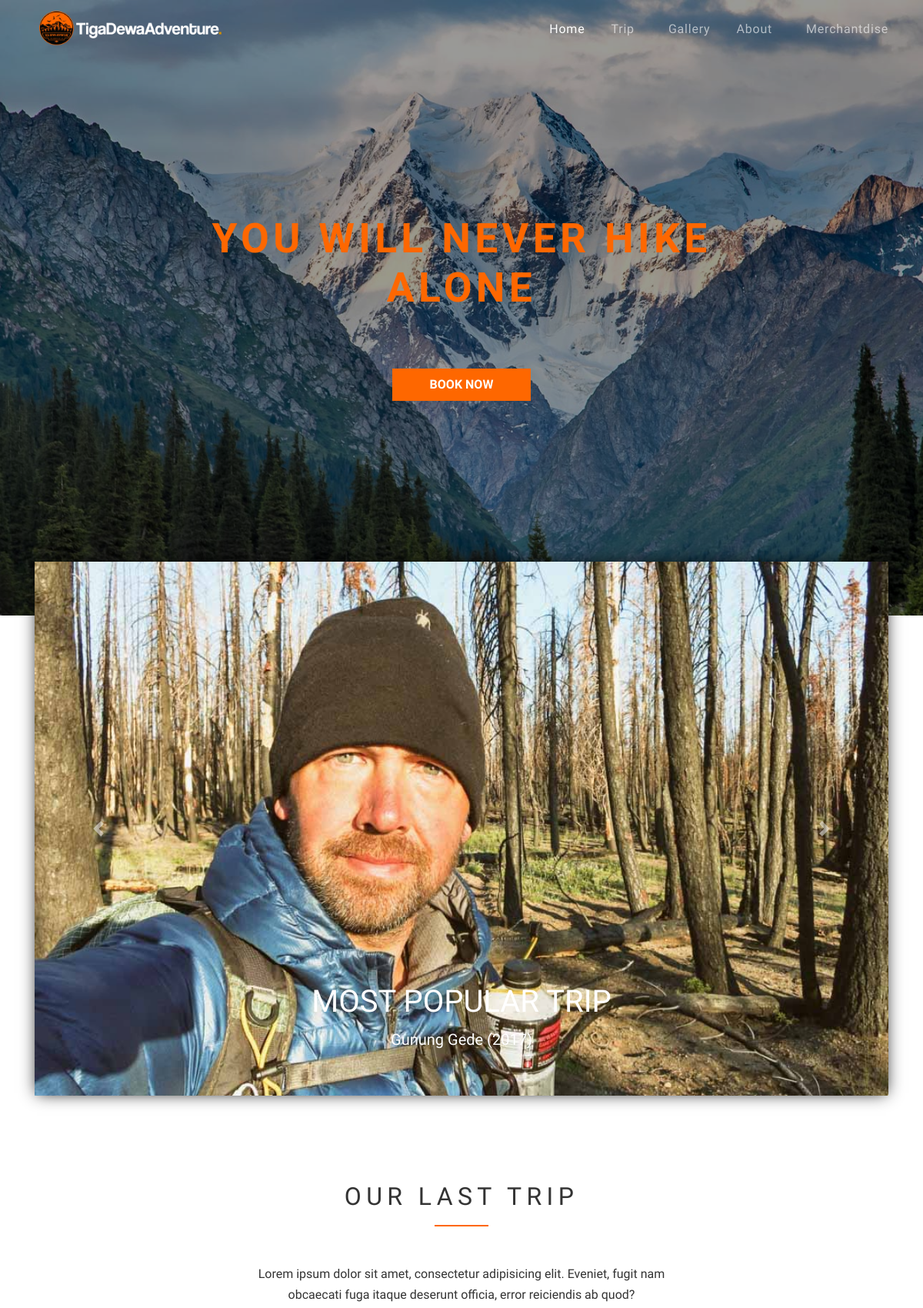
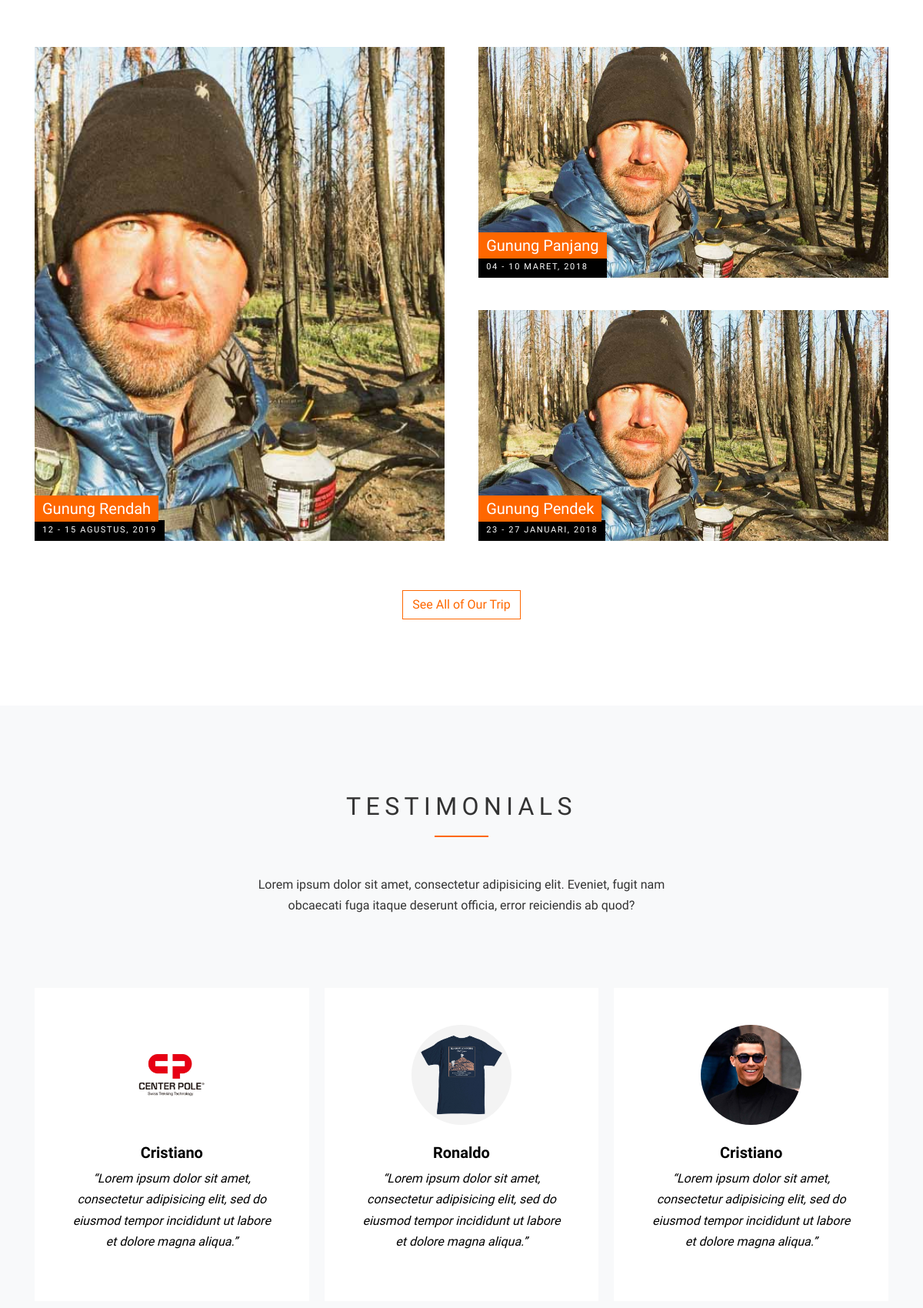
The page / (upper part) on the database its author committed (2 pictures, top to bottom).
### tables this page shows
CREATE TABLE `popular_trip` (
  `id_poptrip` int(11) NOT NULL,
  `gallery_id` int(11) NOT NULL
);

CREATE TABLE `gallery` (
  `id_gallery` int(11) NOT NULL,
  `picture` varchar(200) NOT NULL,
  `tripDate` varchar(100) NOT NULL,
  `year` int(11) NOT NULL,
  `tripName` varchar(100) NOT NULL,
  `detail` text NOT NULL
);

CREATE TABLE `testimonials` (
  `id_testimonials` int(11) NOT NULL,
  `name` varchar(100) NOT NULL,
  `caption` text NOT NULL,
  `photo` varchar(25) NOT NULL
);

### application/controllers/Home.php (called while the page is built, shortened)
<?php
class Home extends CI_Controller {
	public function __construct()
	{
		$this->load->model('_testimonialsmodel', 'tm');
		$this->load->model('Admin_model', 'am');
		$this->load->model('_gallerymodel', 'gm');
	}
	public function index()
	{
		$data['testi'] = $this->tm->getTesti();
		$data['poptrip'] = $this->am->getPopTrip();
		$data['lastone'] = $this->gm->getFirst();
		$data['lasttu'] = $this->gm->getSecond();
		$data['lasttri'] = $this->gm->getThird();
		$this->load->view('user/home', $data);
	}
}

### index.php (called while the page is built, shortened)
<?php
require_once BASEPATH.'core/CodeIgniter.php';

### application/models/Admin_model.php (called while the page is built, shortened)
<?php
class Admin_model extends CI_Model {
  public function getPopTrip()
  {
    return $this->db->join('gallery', 'gallery.id_gallery = popular_trip.gallery_id')
                    ->get('popular_trip')->result();
  }
}

### application/models/_gallerymodel.php (called while the page is built, shortened)
<?php
class _gallerymodel extends CI_Model {
	public function getFirst()
	{
		return $this->db->order_by('id_gallery', 'desc')
						->get('gallery', 1)
						->result();
	}
	public function getSecond()
	{
		return $this->db->order_by('id_gallery', 'desc')
						->get('gallery', 1, 1)->result();
	}
	public function getThird()
	{
		return $this->db->order_by('id_gallery', 'desc')
						->get('gallery', 1, 2)->result();
	}
}

### application/models/_testimonialsmodel.php (called while the page is built, shortened)
<?php
class _testimonialsmodel extends CI_Model {
  public function getTesti()
  {
    return $this->db->get('testimonials')->result();
  }
}

### application/views/user/home.php (the view, shortened to what this page needs)
<!DOCTYPE html>
<html lang="en">
  <head>
    <link rel="stylesheet" href="<?=base_url()?>assets/fonts/icomoon/style.css">
    <link rel="stylesheet" href="<?=base_url()?>assets/css/bootstrap.min.css">
    <link rel="stylesheet" href="<?=base_url()?>assets/css/magnific-popup.css">
    <link rel="stylesheet" href="<?=base_url()?>assets/css/jquery-ui.css">
    <link rel="stylesheet" href="<?=base_url()?>assets/css/owl.carousel.min.css">
    <link rel="stylesheet" href="<?=base_url()?>assets/css/owl.theme.default.min.css">
    <link rel="stylesheet" href="<?=base_url()?>assets/css/bootstrap-datepicker.css">
    <link rel="stylesheet" href="<?=base_url()?>assets/css/mediaelementplayer.css">
    <link rel="stylesheet" href="<?=base_url()?>assets/css/animate.css">
    <link rel="stylesheet" href="<?=base_url()?>assets/fonts/flaticon/font/flaticon.css">
    <link rel="stylesheet" href="<?=base_url()?>assets/css/fl-bigmug-line.css">
    <link rel="stylesheet" href="https://use.fontawesome.com/releases/v5.6.3/css/all.css">
    <link rel="stylesheet" href="<?=base_url()?>assets/css/aos.css">
    <link rel="stylesheet" href="<?=base_url()?>assets/css/style.css">
  </head>
  <body>
  <div class="site-wrap">
    <nav class="site-navbar">
        <div class="container py-1">
          <div class="row align-items-center">
            <div class="col-8 col-md-8 col-lg-4">
              <a href="#">
                <img src="<?=base_url()?>assets/images/tigadewa1.png" style="width: 250px;">
              </a>
            </div>
            <div class="col-4 col-md-4 col-lg-8">
              <nav class="site-navigation text-right text-md-right" role="navigation">
                <ul class="site-menu js-clone-nav d-none d-lg-block">
                  <li class="active">
                    <a href="#">Home</a>
                  </li>
                  <li class="has-children">
                    <a href="#">Trip</a>
                  </li>
                  <li><a href="<?=base_url()?>index.php/Gallery">Gallery</a></li>
                  <li class="has-children">
                    <a href="#">About</a>
                  </li>
                  <li><a href="<?=base_url()?>index.php/Merchantdise">Merchantdise</a></li>
                </ul>
              </nav>
            </div>
          </div>
        </div>
    </nav>
    <div class="site-blocks-cover overlay" style="background-image: url('<?=base_url()?>assets/images/mount1.jpg');"  data-aos="fade" data-stellar-background-ratio="0.5" data-aos="fade">
      <div class="container">
        <div class="row align-items-center justify-content-center">
          <div class="col-md-8 text-center" data-aos="fade-up" data-aos-delay="200">
            <h1 class="mb-4" style="color: #fe6700; font-size: 40pt;font-weight: bold;">you will never hike alone</h1>
            <a href="#" class="mt-5 pt-2 pb-2 btn btn-orange font-weight-bold" data-toggle="modal" data-target="#exampleModal"
              style="width: 180px">BOOK NOW</a>
          </div>
        </div>
      </div>
    </div>
      <div class="container"
        style="margin-top: -70px;">
        <div id="carouselExampleIndicators" class="carousel slide" data-ride="carousel">
          <div class="carousel-inner"
            style="box-shadow: 0 0 20px -3px rgba(0, 0, 0, 0.9);">
            <?php foreach($poptrip as $p) { ?>
              <?php if($p->id_poptrip == 2):?>
                <div class="carousel-item active">
                  <img class="d-block w-100" src="<?=base_url()?>assets/uploads/<?php echo $p->picture?>" alt="First slide">
                  <div class="carousel-caption d-none d-md-block">
                    <h1>MOST POPULAR TRIP</h1>
                    <p style="font-size: 15pt"><?php echo $p->tripName?> (<?php echo $p->year?>)</p>
                  </div>
                </div>
              <?php endif; ?>
            <?php } ?>
          </div>
          <a class="carousel-control-prev" href="#carouselExampleIndicators" role="button" data-slide="prev">
            <span class="carousel-control-prev-icon" aria-hidden="true"></span>
          </a>
          <a class="carousel-control-next" href="#carouselExampleIndicators" role="button" data-slide="next">
            <span class="carousel-control-next-icon" aria-hidden="true"></span>
          </a>
        </div>
      </div>
    <div class="site-section">
      <div class="container">
        <div class="row">
          <div class="site-section-heading text-center mb-5 w-border col-md-6 mx-auto">
            <h2 class="mb-5">Our Last Trip</h2>
            <p>Lorem ipsum dolor sit amet, consectetur adipisicing elit. Eveniet, fugit nam obcaecati fuga itaque deserunt officia, error reiciendis ab quod?</p>
          </div>
        </div>
        <div class="site-block-retro d-block d-md-flex">
          <?php foreach($lastone as $a) { ?>
            <a href="#" class="col1 unit-9 no-height">
              <div class="image" style="background-image: url('<?=base_url()?>assets/uploads/<?php echo $a->picture?>');"></div>
              <div class="unit-9-content">
                <h2><?php echo $a->tripName?></h2>
                <span><?php echo $a->tripDate?>, <?php echo $a->year?></span>
              </div>
            </a>
          <?php } ?>
          <div class="col2 ml-auto">
            <?php foreach($lasttu as $b) { ?>
              <a href="#" class="col2-row1 unit-9 no-height">
                <div class="image" style="background-image: url('<?=base_url()?>assets/uploads/<?php echo $b->picture?>');"></div>
                <div class="unit-9-content">
                  <h2><?php echo $b->tripName?></h2>
                  <span><?php echo $b->tripDate?>, <?php echo $b->year?></span>
                </div>
              </a>
            <?php } ?>
            <?php foreach($lasttri as $b) { ?>
              <a href="#" class="col2-row1 unit-9 no-height">
                <div class="image" style="background-image: url('<?=base_url()?>assets/uploads/<?php echo $b->picture?>');"></div>
                <div class="unit-9-content">
                  <h2><?php echo $b->tripName?></h2>
                  <span><?php echo $b->tripDate?>, <?php echo $b->year?></span>
                </div>
              </a>
            <?php } ?>
          </div>
        </div>
        <div class="row mt-3">
          <div class="col-md-12 text-center mt-5">
            <a href="<?=base_url()?>index.php/Gallery" class="btn btn-brown">See All of Our Trip</a>
          </div>
        </div>
      </div>
    </div>
    <div class="site-section bg-light block-13">
      <div class="container">
        <div class="row">
          <div class="site-section-heading text-center mb-5 w-border col-md-6 mx-auto">
            <h2 class="mb-5">Testimonials</h2>
            <p>Lorem ipsum dolor sit amet, consectetur adipisicing elit. Eveniet, fugit nam obcaecati fuga itaque deserunt officia, error reiciendis ab quod?</p>
          </div>
        </div>
        <div class="nonloop-block-13 owl-carousel">
          <?php foreach ($testi as $t) { ?>
            <div class="text-center p-3 p-md-5 bg-white">
              <div class="mb-4">
                <img src="<?=base_url()?>assets/uploads/<?php echo $t->photo?>" alt="Image" class="w-50 mx-auto img-fluid rounded-circle">
              </div>
              <div class="text-black">
                <h3 class="font-weight-bld h5"><?php echo $t->name?></h3>
                <p class="font-italic">&ldquo;<?php echo $t->caption?>&rdquo;</p>
              </div>
            </div>
          <?php }?>
        </div>
      </div>
    </div>
      </div>
  </body>
</html>

### rows shown on the page
popular_trip: gallery.picture (picture), gallery.tripName "Gunung Gede", gallery.year "2017"
gallery: picture (picture), tripName "Gunung Rendah", tripDate "12 - 15 AGUSTUS", year "2019"
gallery: picture (picture), tripName "Gunung Panjang", tripDate "04 - 10 MARET", year "2018"
gallery: picture (picture), tripName "Gunung Pendek", tripDate "23 - 27 JANUARI", year "2018"
testimonials: photo (picture), name "Cristiano", caption "Lorem ipsum dolor sit amet, consectetur adipisicing elit, sed do eiusmod tempor incididunt ut labore et dolore magna aliqua."
testimonials: photo (picture), name "Ronaldo", caption "Lorem ipsum dolor sit amet, consectetur adipisicing elit, sed do eiusmod tempor incididunt ut labore et dolore magna aliqua."
testimonials: photo (picture), name "Cristiano", caption "Lorem ipsum dolor sit amet, consectetur adipisicing elit, sed do eiusmod tempor incididunt ut labore et dolore magna aliqua."
